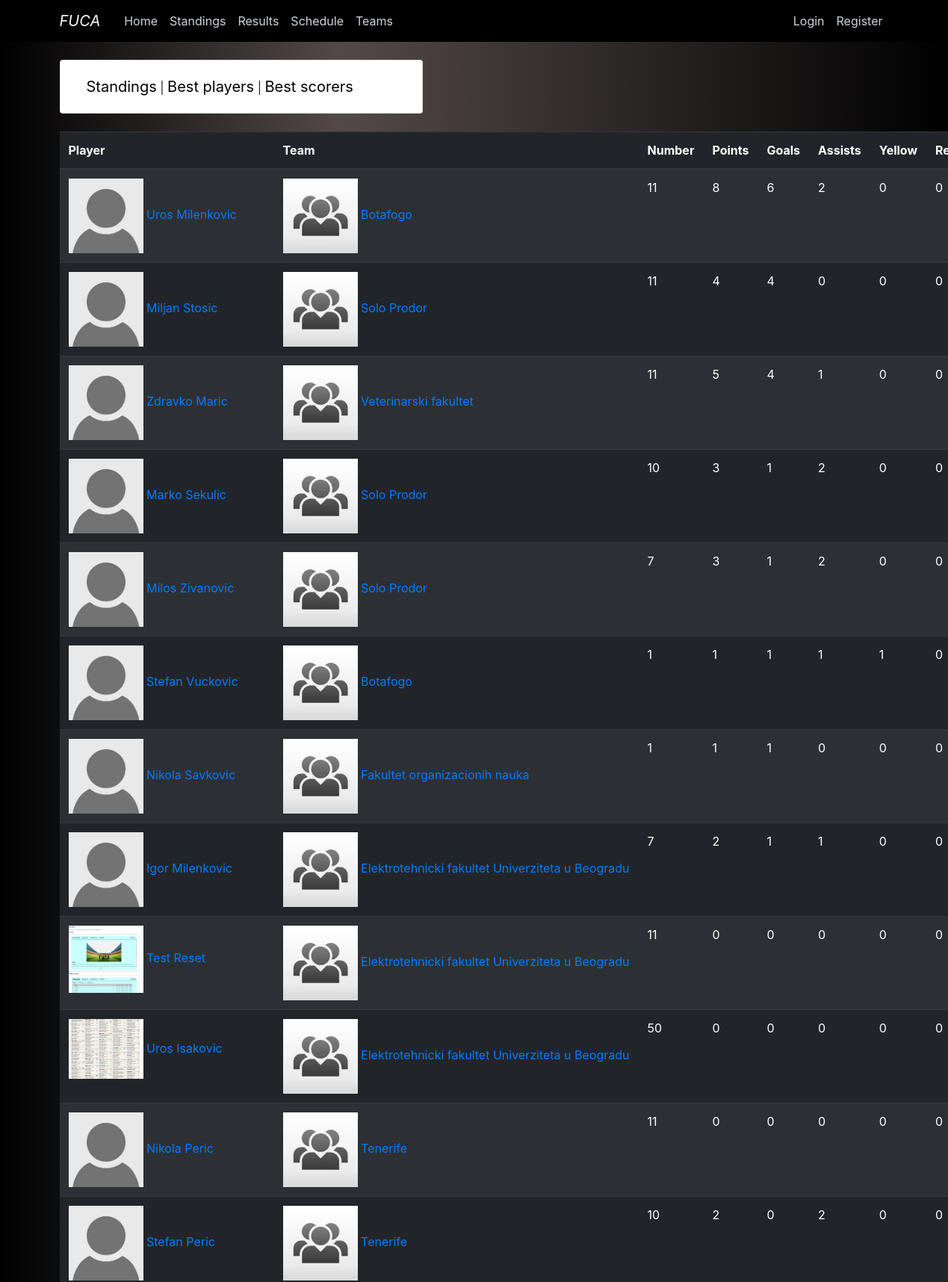
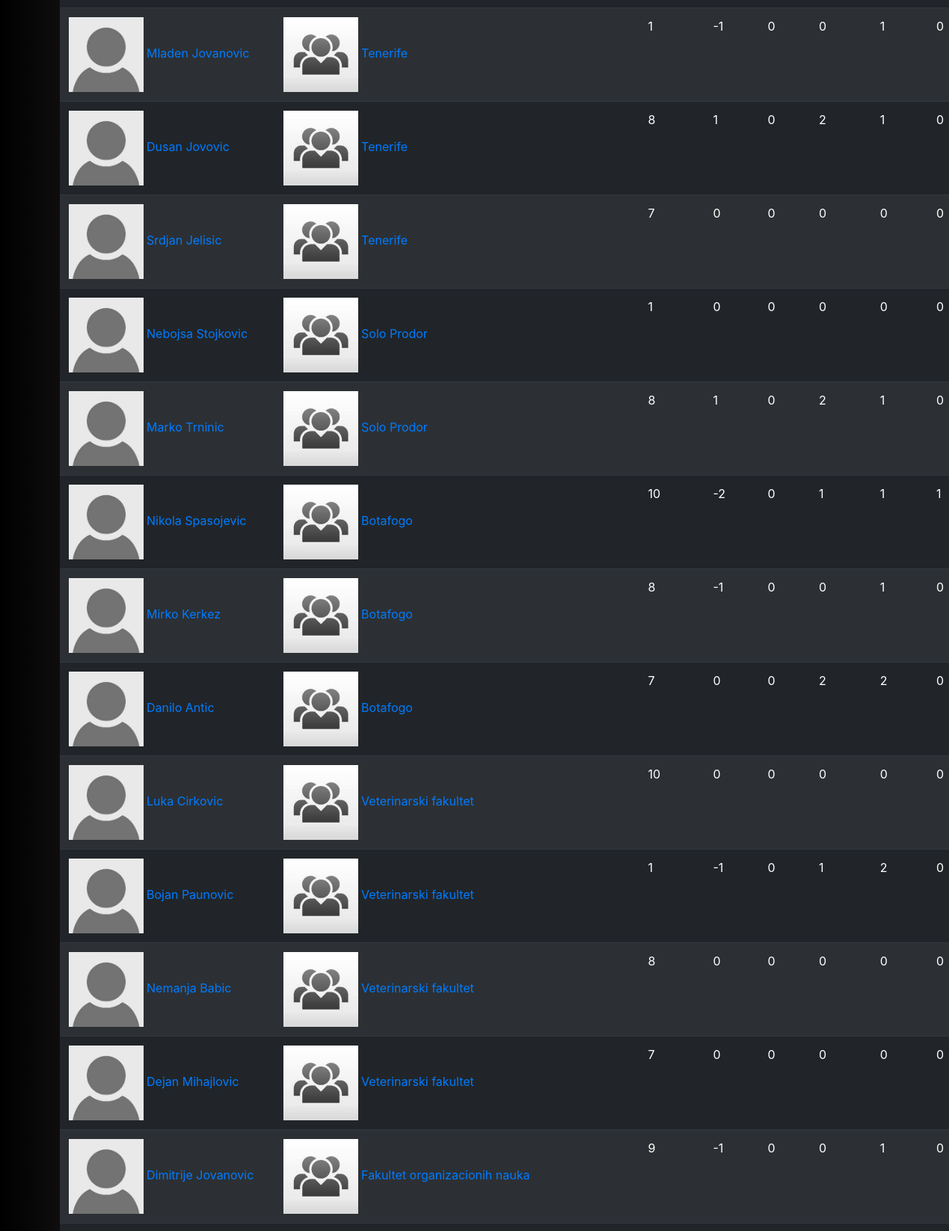
/standings/bestscorers (upper part), run on the app's committed database (2 pictures, top to bottom).
### fuca/models.py (models this page shows, shortened)
class Player(db.Model, UserMixin):
    __tablename__ = 'player'
    id          = db.Column(db.Integer,     primary_key=True)
    name        = db.Column(db.String(100), nullable=False)
    birthdate   = db.Column(db.DateTime,    nullable=False)
    number      = db.Column(db.Integer,     nullable=False)
    image       = db.Column(db.String(20),  nullable=False, default='default.jpg')
    email       = db.Column(db.String(120), unique=True,    nullable=False)
    password    = db.Column(db.String(200))
    registered  = db.Column(db.Boolean, default=False)
    is_admin    = db.Column(db.Boolean, default=False)
    team_id     = db.Column(db.Integer, db.ForeignKey('team.id'), nullable=False)
    statistics  = db.relationship('Statistics', backref='player', lazy=True)
    @property
    def goals(self):
        goals = 0
        for stat in self.statistics:
            goals += stat.goals
        return goals
    @property
    def assists(self):
        assists = 0
        for stat in self.statistics:
            assists += stat.assists
        return assists
    @property
    def red(self):
        red = 0
        for stat in self.statistics:
            red += stat.red
        return red
    @property
    def yellow(self):
        yellow = 0
        for stat in self.statistics:
            yellow += stat.yellow
        return yellow
    @property
    def points(self):
        return self.goals + self.assists - self.yellow - 2 * self.red

class Statistics(db.Model):
    __tablename__ = 'statistics'
    id          = db.Column(db.Integer, primary_key=True)
    goals       = db.Column(db.Integer, nullable=False)
    assists     = db.Column(db.Integer, nullable=False)
    yellow      = db.Column(db.Integer, nullable=False)
    red         = db.Column(db.Integer, nullable=False)
    player_id   = db.Column(db.Integer, db.ForeignKey('player.id'), nullable=False)
    match_id    = db.Column(db.Integer, db.ForeignKey('match.id'),  nullable=False)

### fuca/standings/routes.py (the view)
@scores.route("/bestscorers")
def bestscorers():
    players = Player.query.filter_by(is_admin=False).all()
    players = list(reversed(sorted(players, key=lambda player: player.goals)))
    for player in players:
        player.image = url_for('static', filename='images/players/{}'.format(player.image))
        player.team_name = player.team.name
        player.team_logo = url_for('static', filename='images/teams/{}'.format(player.team.logo_image))
    return render_template('standings/best-scorers.html', players=players, title='Best Scorers')

### fuca/templates/standings/best-scorers.html
{% extends 'standings/standings-layout.html' %}
{% block standings_content %}
<table class="table table-dark table-striped table-hover">
    <thead>
        <th>Player</th>
        <th>Team</th>
        <th>Number</th>
        <th>Points</th>
        <th>Goals</th>
        <th>Assists</th>
        <th>Yellow</th>
        <th>Red</th>
    </thead>
    {% for player in players %}
        <tr>
            <td style="white-space:nowrap">
                <a href="{{ url_for('main.player', id=player.id)}}">
                    <img src="{{ player.image }}" width="100">
                    {{ player.name }}
                </a>
            </td>
            <td style="white-space:nowrap">
                <a href="{{ url_for('teams.team', id=player.team_id)}}">
                    <img src="{{ player.team_logo }}" width="100">
                    {{ player.team_name }}
                </a>
            </td>
            <td>{{ player.number }}</td>
            <td>{{ player.points }}</td>
            <td>{{ player.goals }}</td>
            <td>{{ player.assists }}</td>
            <td>{{ player.yellow }}</td>
            <td>{{ player.red }}</td>
        </tr>
    {% endfor %}
</table>
{% endblock standings_content %}

### fuca/static/main.css (style rules this page uses)
body { margin-top: 5rem; }
a:link { text-decoration: none; }
.dark-background { background: rgb(0,0,0); background: linear-gradient(90deg, rgba(0,0,0,1) 0%, rgba(83,73,73,1) 36%, rgba(0,0,0,1) 100%); }

### data on the page
Player: image (placeholder picture), name "Uros Milenkovic", team_name "Botafogo", number "11", points "8", goals "6", assists "2", yellow "0", red "0"
Player: image (placeholder picture), name "Miljan Stosic", team_name "Solo Prodor", number "11", points "4", goals "4", assists "0", yellow "0", red "0"
Player: image (placeholder picture), name "Zdravko Maric", team_name "Veterinarski fakultet", number "11", points "5", goals "4", assists "1", yellow "0", red "0"
Player: image (placeholder picture), name "Marko Sekulic", team_name "Solo Prodor", number "10", points "3", goals "1", assists "2", yellow "0", red "0"
Player: image (placeholder picture), name "Milos Zivanovic", team_name "Solo Prodor", number "7", points "3", goals "1", assists "2", yellow "0", red "0"
Player: image (placeholder picture), name "Stefan Vuckovic", team_name "Botafogo", number "1", points "1", goals "1", assists "1", yellow "1", red "0"
Player: image (placeholder picture), name "Nikola Savkovic", team_name "Fakultet organizacionih nauka", number "1", points "1", goals "1", assists "0", yellow "0", red "0"
Player: image (placeholder picture), name "Igor Milenkovic", team_name "Elektrotehnicki fakultet Univerziteta u Beogradu", number "7", points "2", goals "1", assists "1", yellow "0", red "0"
Player: image (picture), name "Test Reset", team_name "Elektrotehnicki fakultet Univerziteta u Beogradu", number "11", points "0", goals "0", assists "0", yellow "0", red "0"
Player: image (picture), name "Uros Isakovic", team_name "Elektrotehnicki fakultet Univerziteta u Beogradu", number "50", points "0", goals "0", assists "0", yellow "0", red "0"
Player: image (placeholder picture), name "Nikola Peric", team_name "Tenerife", number "11", points "0", goals "0", assists "0", yellow "0", red "0"
Player: image (placeholder picture), name "Stefan Peric", team_name "Tenerife", number "10", points "2", goals "0", assists "2", yellow "0", red "0"
Player: image (placeholder picture), name "Mladen Jovanovic", team_name "Tenerife", number "1", points "-1", goals "0", assists "0", yellow "1", red "0"
Player: image (placeholder picture), name "Dusan Jovovic", team_name "Tenerife", number "8", points "1", goals "0", assists "2", yellow "1", red "0"
Player: image (placeholder picture), name "Srdjan Jelisic", team_name "Tenerife", number "7", points "0", goals "0", assists "0", yellow "0", red "0"
Player: image (placeholder picture), name "Nebojsa Stojkovic", team_name "Solo Prodor", number "1", points "0", goals "0", assists "0", yellow "0", red "0"
Player: image (placeholder picture), name "Marko Trninic", team_name "Solo Prodor", number "8", points "1", goals "0", assists "2", yellow "1", red "0"
Player: image (placeholder picture), name "Nikola Spasojevic", team_name "Botafogo", number "10", points "-2", goals "0", assists "1", yellow "1", red "1"
Player: image (placeholder picture), name "Mirko Kerkez", team_name "Botafogo", number "8", points "-1", goals "0", assists "0", yellow "1", red "0"
Player: image (placeholder picture), name "Danilo Antic", team_name "Botafogo", number "7", points "0", goals "0", assists "2", yellow "2", red "0"
Player: image (placeholder picture), name "Luka Cirkovic", team_name "Veterinarski fakultet", number "10", points "0", goals "0", assists "0", yellow "0", red "0"
Player: image (placeholder picture), name "Bojan Paunovic", team_name "Veterinarski fakultet", number "1", points "-1", goals "0", assists "1", yellow "2", red "0"
Player: image (placeholder picture), name "Nemanja Babic", team_name "Veterinarski fakultet", number "8", points "0", goals "0", assists "0", yellow "0", red "0"
Player: image (placeholder picture), name "Dejan Mihajlovic", team_name "Veterinarski fakultet", number "7", points "0", goals "0", assists "0", yellow "0", red "0"
Player: image (placeholder picture), name "Dimitrije Jovanovic", team_name "Fakultet organizacionih nauka", number "9", points "-1", goals "0", assists "0", yellow "1", red "0"
